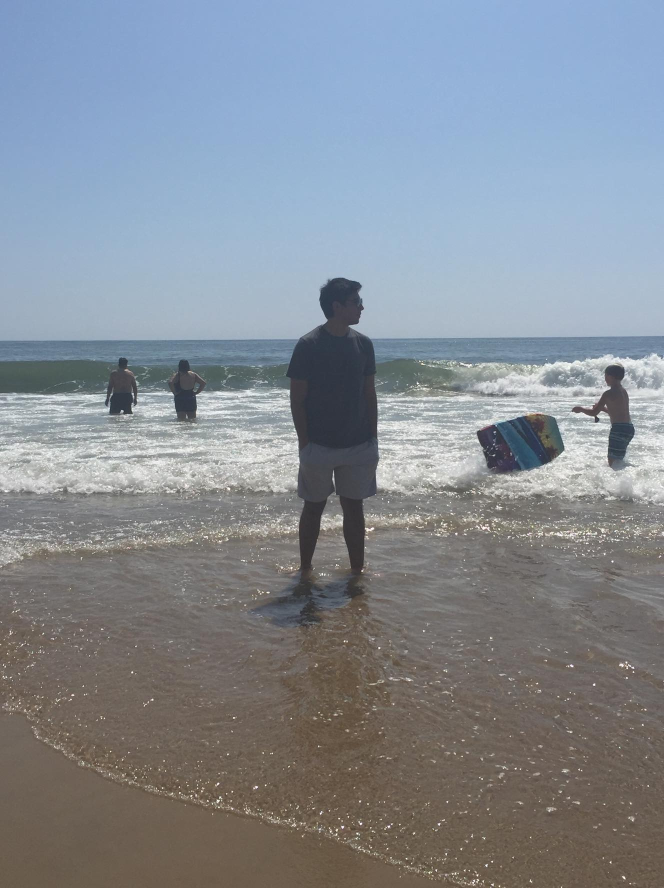
#> input picture unit3/Course_images/test_e.jpg, 1328 x 1776 px, found by its file name (shown at 1/2 size)
$ python example_3_4_HogObjectDetect.py
#> lines starting #> are read from the running program, lines starting #| are printed output that depends on the picture
#!/usr/bin/env python

import numpy as np
from skimage import exposure
from skimage import feature
import cv2

img = cv2.imread('/home/user/catkin_ws/src/unit3/Course_images/test_e.jpg')
#> img is the input picture: shape (1776, 1328, 3); mean B, G, R 148.7, 140.1, 133.1

imX = 720
imY = 1080
img = cv2.resize(img,(imX,imY))
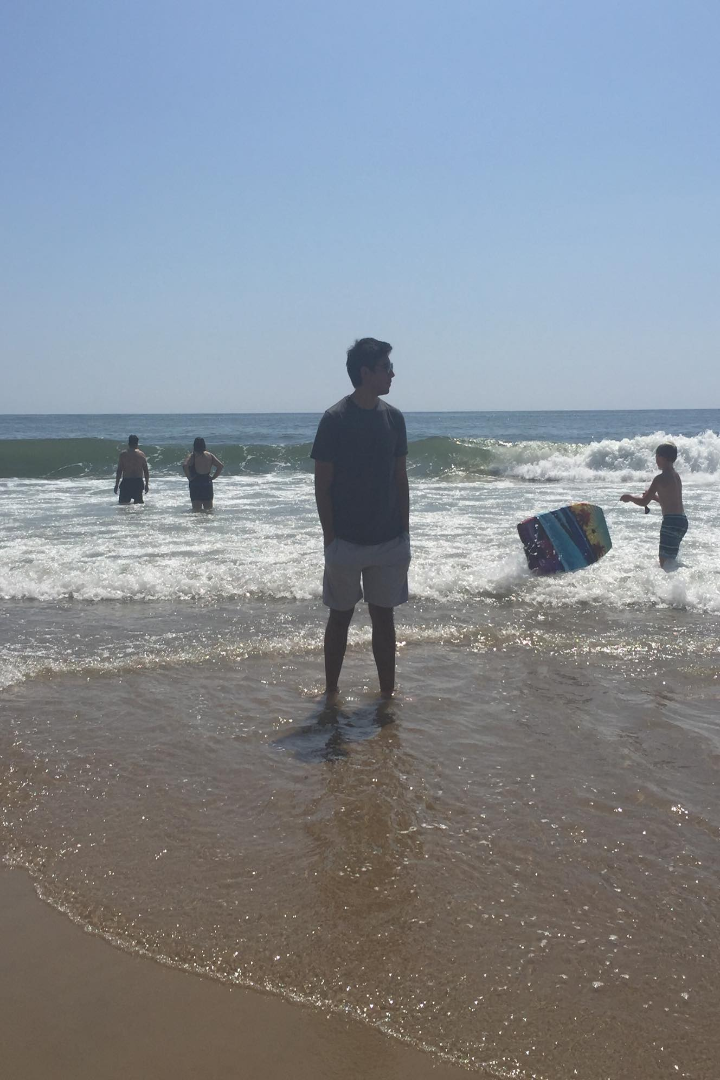
#> img: shape (1080, 720, 3); mean B, G, R 148.6, 140, 133
gray = cv2.cvtColor(img, cv2.COLOR_BGR2GRAY)
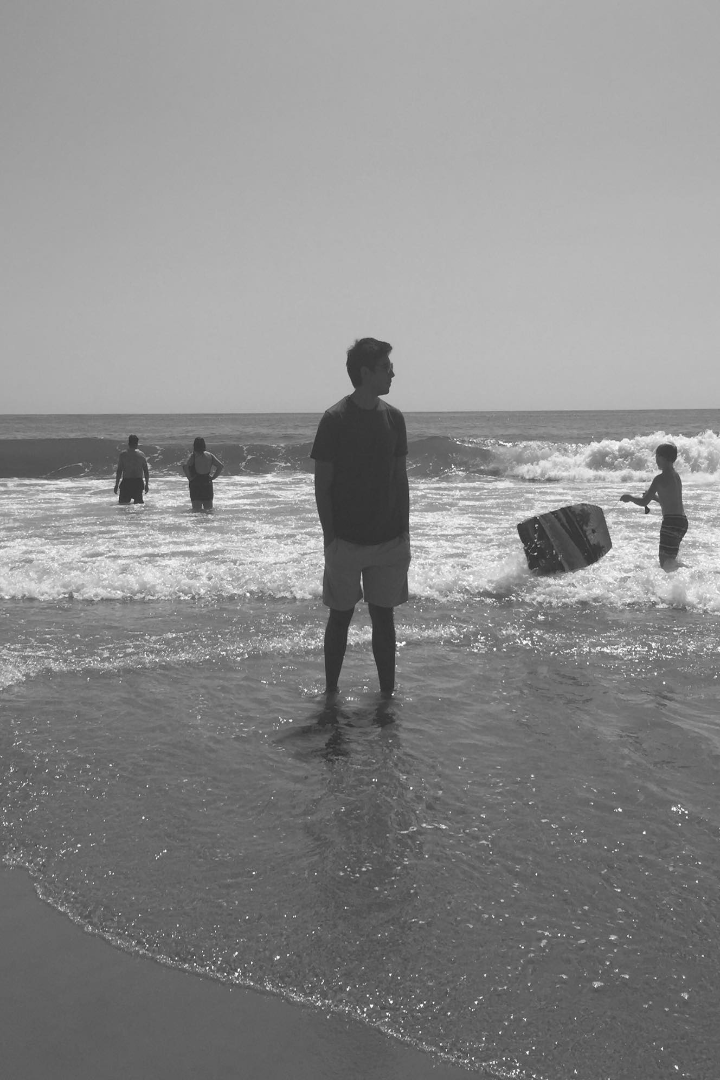
#> gray: shape (1080, 720); min 45, max 255, mean 138.9

(H, hogImage) = feature.hog(gray, orientations=9, pixels_per_cell=(8, 8),    cells_per_block=(2, 2),
   visualize=True)
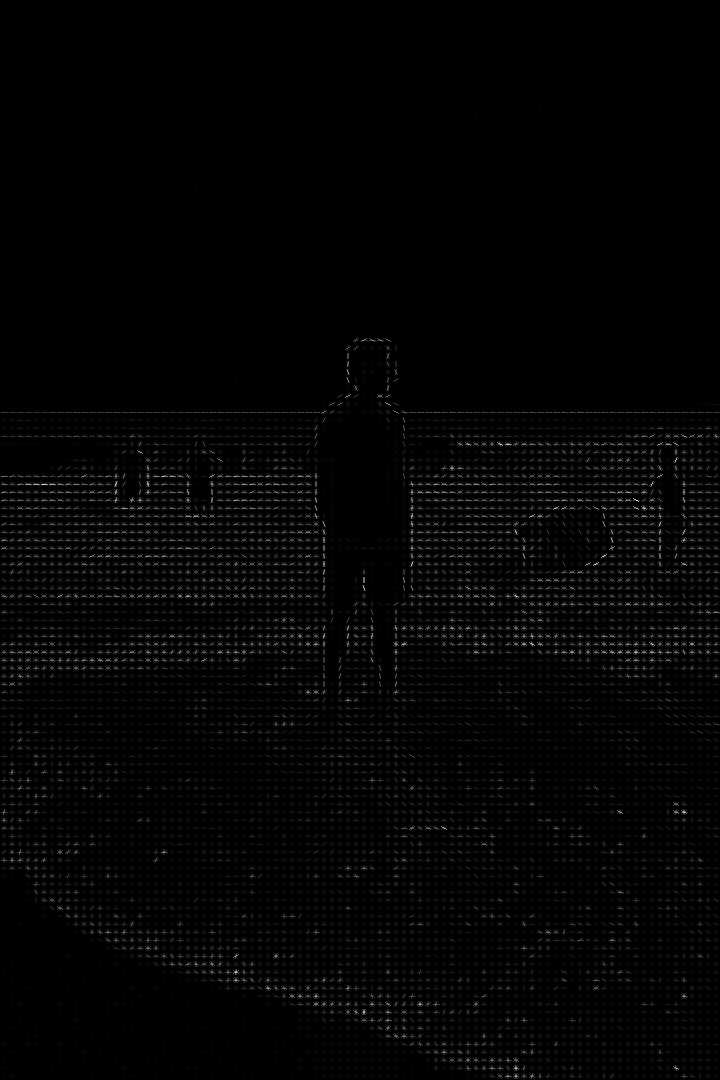
#> hogImage: shape (1080, 720) float64; min 0, max 53.21, mean 0.9; drawn with min black and max white

hogImage = exposure.rescale_intensity(hogImage, out_range=(0, 255))
hogImage = hogImage.astype("uint8")

cv2.imshow('features',hogImage)
cv2.waitKey(0)
cv2.destroyAllWindows()

$ run again, with unit3/Course_images/chris.jpg copied over unit3/Course_images/test_e.jpg
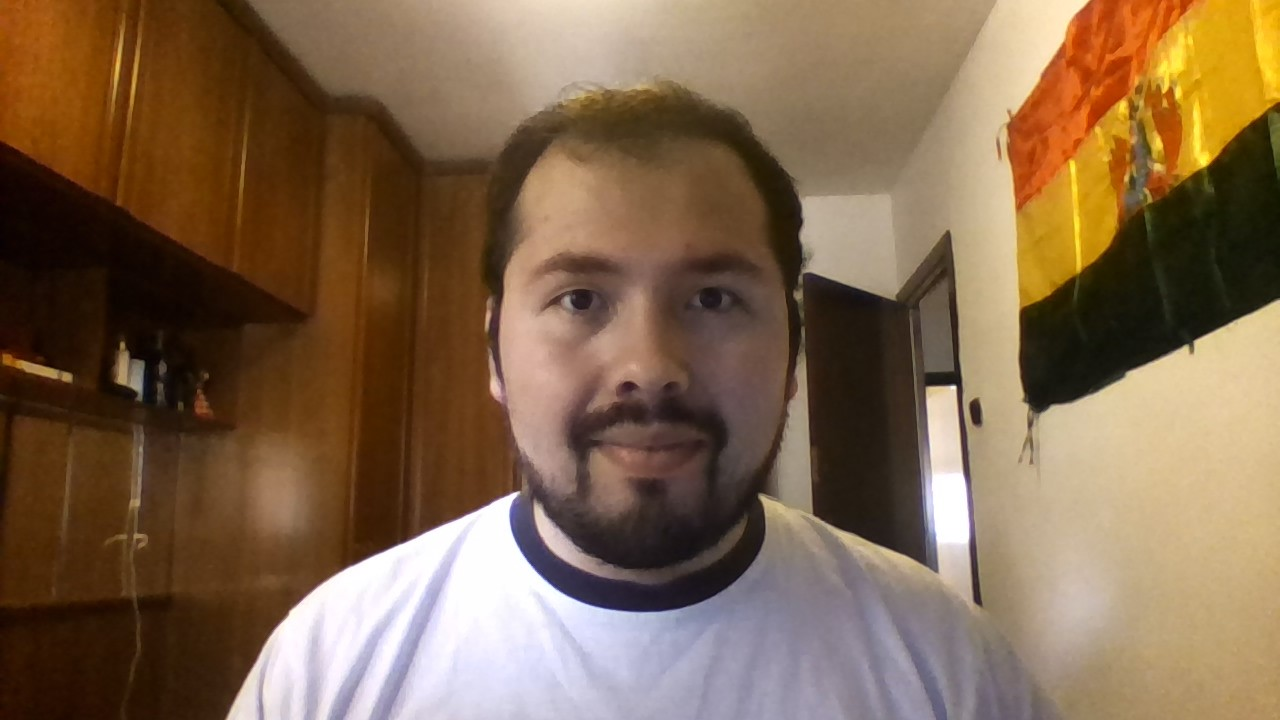
#> input picture unit3/Course_images/chris.jpg, 1280 x 720 px, found by its file name
#> img is the input picture: shape (720, 1280, 3); mean B, G, R 76.4, 102.6, 128.9
#> img: shape (1080, 720, 3)
#> `gray = cv2.cvtColor(img, cv2.COLOR_BGR2GRAY)`:
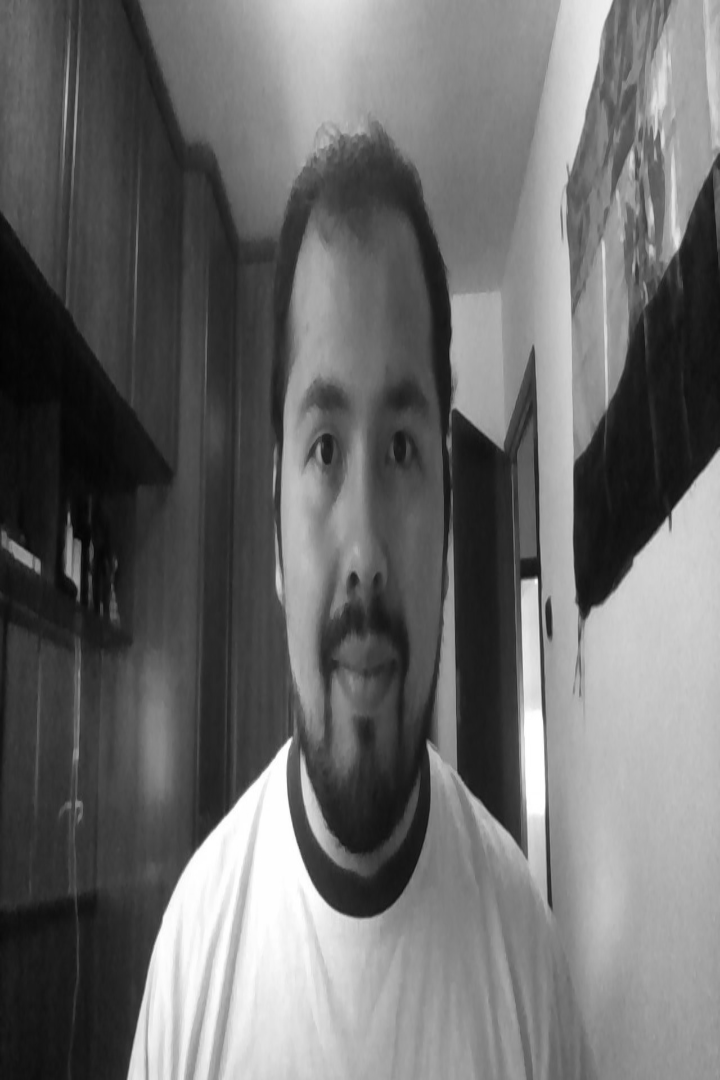
#> gray: shape (1080, 720); min 3, max 255, mean 107.4
#> `(H, hogImage) = feature.hog(gray, orientations=9, pixels_per_cell=(8, ..`:
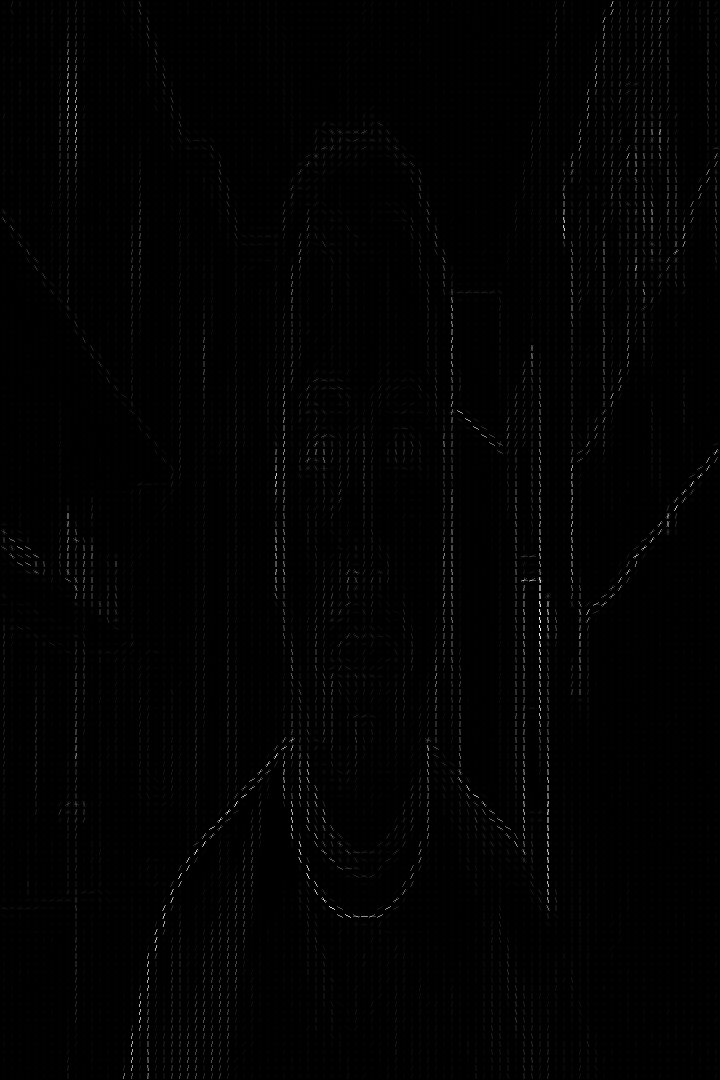
#> hogImage: shape (1080, 720) float64; min 0, max 62.72, mean 0.5; drawn with min black and max white

$ run again, with unit3/Course_images/face.jpg copied over unit3/Course_images/test_e.jpg
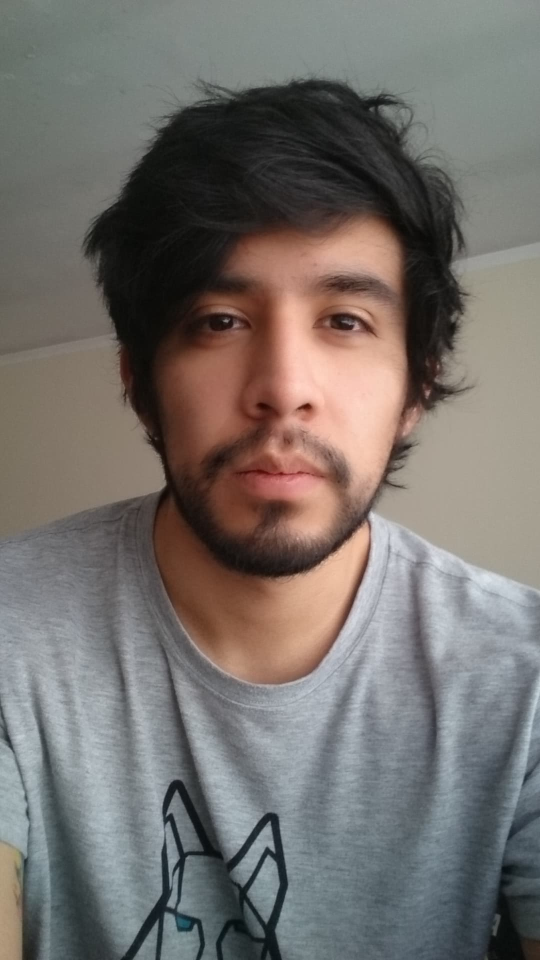
#> input picture unit3/Course_images/face.jpg, 1080 x 1920 px, found by its file name (shown at 1/2 size)
#> img is the input picture: shape (1920, 1080, 3); mean B, G, R 108.3, 112.2, 117.1
#> img: shape (1080, 720, 3)
#> `gray = cv2.cvtColor(img, cv2.COLOR_BGR2GRAY)`:
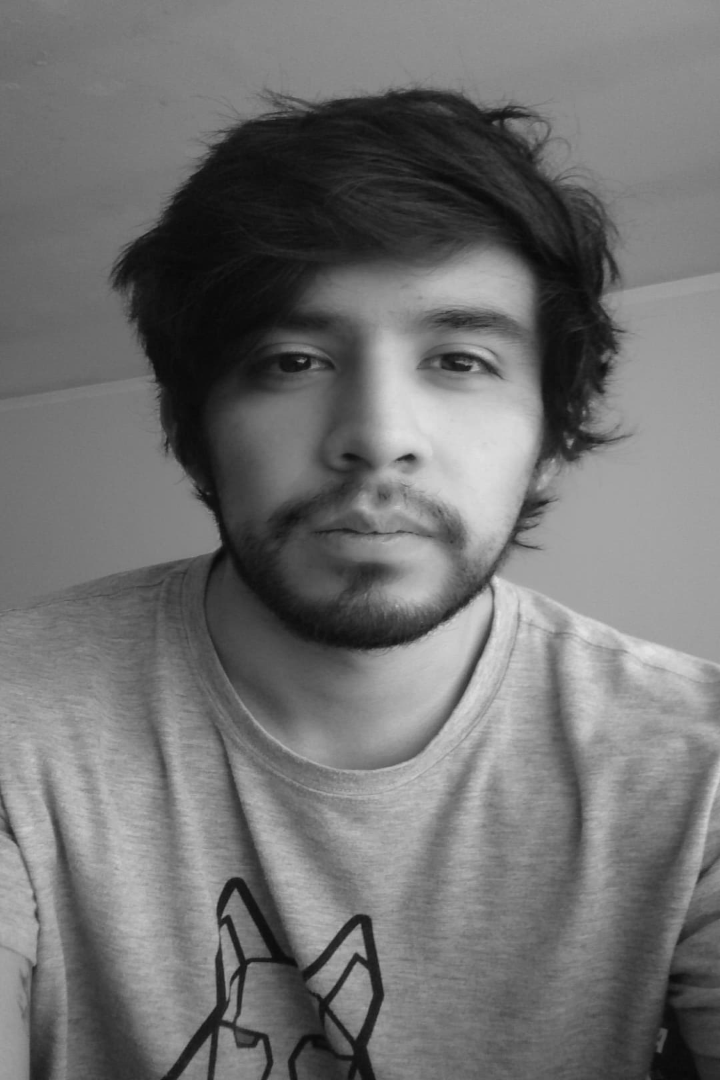
#> gray: shape (1080, 720); min 8, max 228, mean 113.2
#> `(H, hogImage) = feature.hog(gray, orientations=9, pixels_per_cell=(8, ..`:
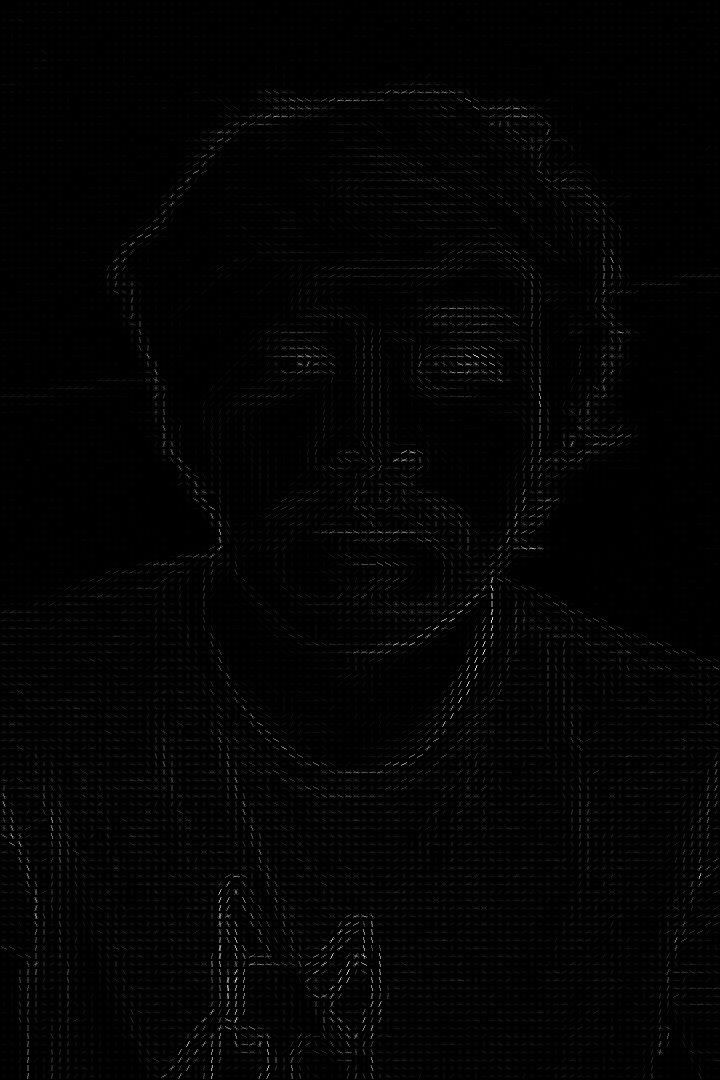
#> hogImage: shape (1080, 720) float64; min 0, max 45.66, mean 0.6; drawn with min black and max white

$ run again, with unit3/Course_images/gilb.jpg copied over unit3/Course_images/test_e.jpg
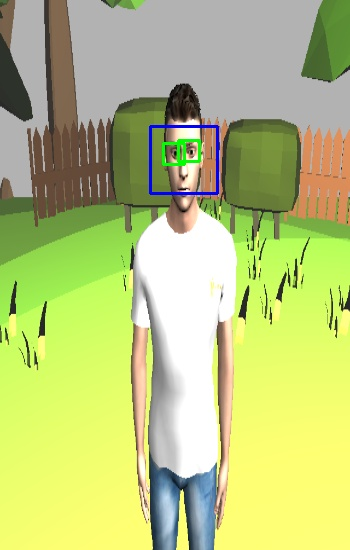
#> input picture unit3/Course_images/gilb.jpg, 350 x 550 px, found by its file name
#> img is the input picture: shape (550, 350, 3); mean B, G, R 124.5, 197.7, 185.4
#> img: shape (1080, 720, 3)
#> `gray = cv2.cvtColor(img, cv2.COLOR_BGR2GRAY)`:
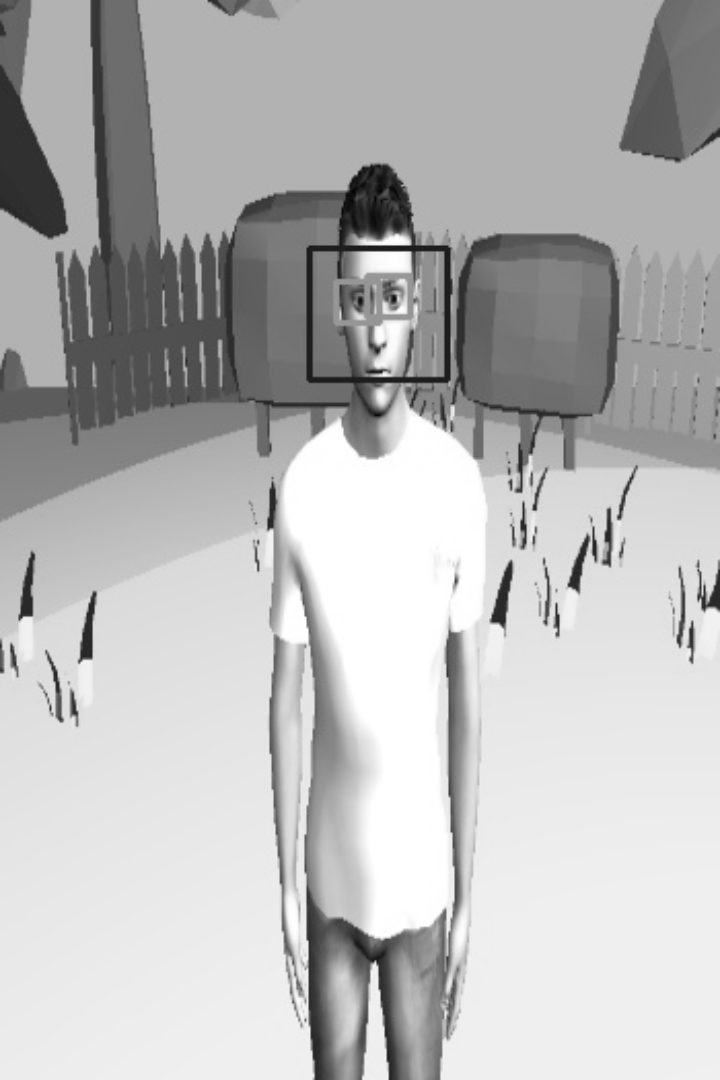
#> gray: shape (1080, 720); min 4, max 255, mean 185.6
#> `(H, hogImage) = feature.hog(gray, orientations=9, pixels_per_cell=(8, ..`:
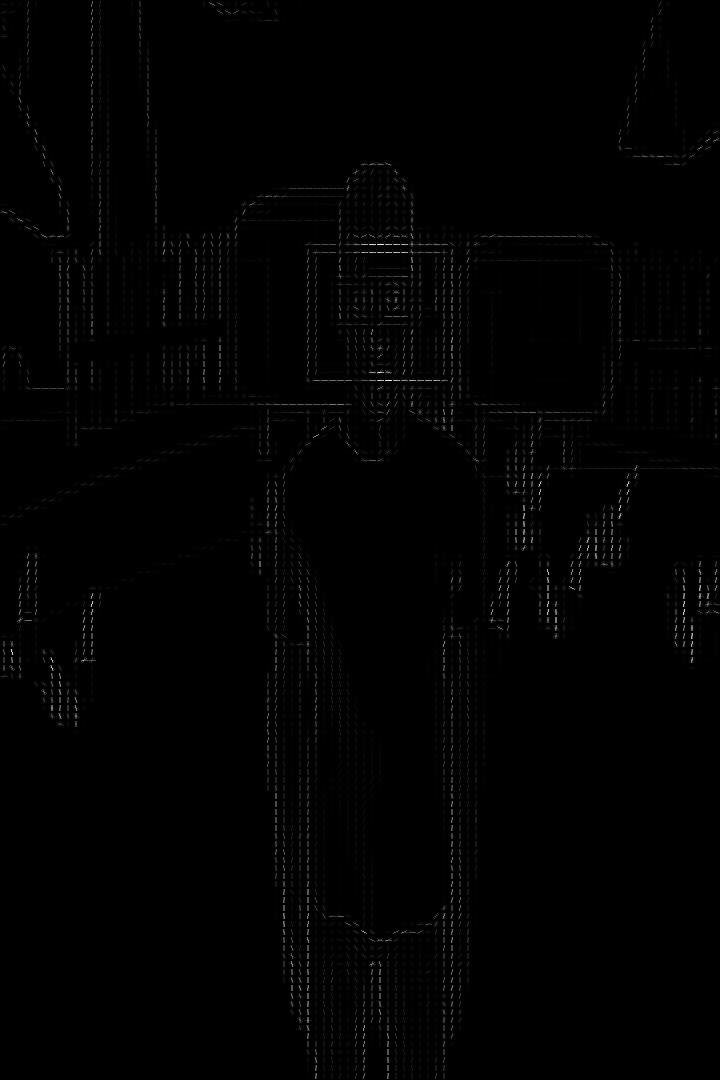
#> hogImage: shape (1080, 720) float64; min 0, max 79.76, mean 0.5; drawn with min black and max white
